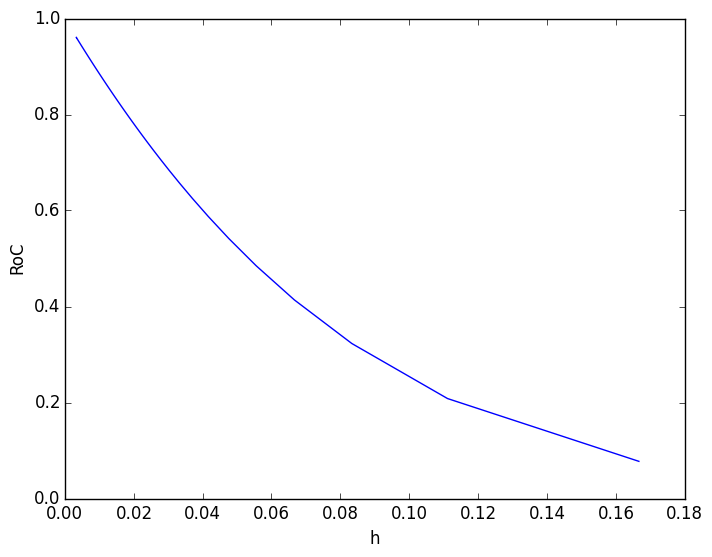

Generate this figure with Python:
#################################################################################
# Milos Atz
# NE155 Homework 3
#################################################################################
import math
import numpy
import scipy
import matplotlib.pyplot as plt
#################################################################################
# Problem 4: Write a code that performs Composite Simpson's 3/8 rule to compute
# the integral. I is the value of the integral; a and b are the bounds; n is the
# number of points used in the integration (must be divisible by 3).

# The description of Composite Simpson is given on page 11 of the notes. It does
# Simpson's 3/8 rule on each subinterval. The endpoints of each interval are
# re-used.

def CompSimp38(a,b,n):
	if((n/3.0).is_integer()==False):
		print('please make sure n is divisible by 3, kthx')
	else:
		h=(b-a)/float(n)
		xPoints = [None]*(n+1)
		fx=[None]*(n+1)
		for i in range(0,n+1):
			xPoints[i]=a+i*h
			fx[i]=xPoints[i]/math.sqrt(xPoints[i]**2-4)
# I know this isn't the best way to do this, but I'm tired and need to get this
# done...and it works, so that's good.
		numSegments=n/3
		scndTermPts=[None]*numSegments
		for i in range(0,numSegments):
			scndTermPts[i]=fx[3*(i+1)-2]+fx[3*(i+1)-1]
		thrdTermPts=[None]*(numSegments-1)
		for i in range(0,numSegments-1):
			thrdTermPts[i]=fx[3*(i+1)]
		I=(3*h/8)*(fx[0]+3*sum(scndTermPts)+2*sum(thrdTermPts)+fx[n])
		return(I)

#################################################################################
# To determine the rate of convergence as a function of h, utilize the definition
# of "rate of convergence" from wikipedia:
# https://en.wikipedia.org/wiki/Rate_of_convergence
# We can plot this against h to determine how it behaves with decreasing h (in
# other words, increasing number of steps.

ans=2*math.sqrt(3)-math.sqrt(5)
npts=100
h=[None]*npts
compSimp=[None]*npts
for i in range(0,len(h)):
	n=3*(i+1)
	h[i]=1.0/n
	compSimp[i]=CompSimp38(3,4,n)

rateOfConv=[None]*npts
for i in range(1, len(h)):
	rateOfConv[i]=abs(compSimp[i]-ans)/abs(compSimp[i-1]-ans)

fig=plt.plot(h, rateOfConv, label='Rate of Convergence')
plt.ylabel('RoC')
plt.xlabel('h')
#plt.show()
plt.savefig('p4.png', bbox_inches='tight')

#################################################################################
# The rate of convergence is 1. The sequence is said to converge sublinearly.
#################################################################################








